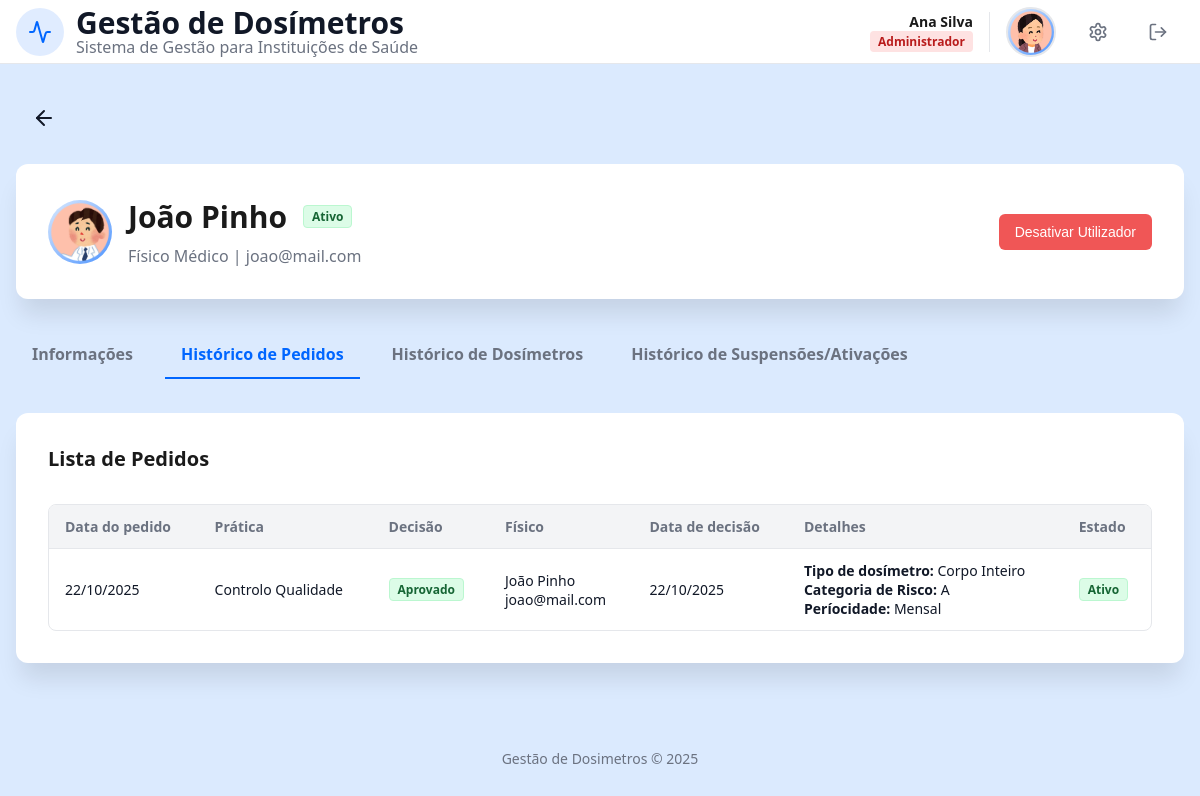
/user_details.php?idU=2&subtab=pedidos (signed in), run on the app's committed database.
### tables this page shows
CREATE TABLE User (
    idU INTEGER PRIMARY KEY AUTOINCREMENT,
    name TEXT NOT NULL,
    surname TEXT NOT NULL, 
    birthDate DATE NOT NULL,
    sex TEXT CHECK(sex IN ('Female', 'Male', 'Other')) NOT NULL,
    email TEXT UNIQUE NOT NULL, 
    password TEXT NOT NULL,
    phoneN TEXT CHECK(phoneN GLOB '+[0-9][0-9][0-9]*'),
    userType TEXT CHECK(userType IN ('Administrador', 'Físico Médico', 'Profissional de Saúde')) NOT NULL,
    userStatus BOOLEAN DEFAULT 1,
    profilePic TEXT DEFAULT 'foto/12225881.png'
);

CREATE TABLE ApprovedRequest (
    idA INTEGER PRIMARY KEY AUTOINCREMENT,
    idR INTEGER NOT NULL,
    idP INTEGER NOT NULL,
    approvalDate DATETIME NOT NULL,
    periodicity TEXT CHECK(periodicity IN ('Mensal','Trimestral')) NOT NULL,
    riskCategory TEXT CHECK(riskCategory IN ('A', 'B')) NOT NULL,
    dosimeterType TEXT CHECK(dosimeterType IN ('Corpo Inteiro','Extremidade')) NOT NULL,
    status TEXT CHECK(status IN ('Ativo', 'Suspenso')) DEFAULT 'Ativo',
    FOREIGN KEY (idR) REFERENCES DosimeterRequest(idR) ON DELETE CASCADE,
    FOREIGN KEY (idP) REFERENCES User(idU) ON DELETE CASCADE
);

CREATE TABLE DosimeterRequest (
    idR INTEGER PRIMARY KEY AUTOINCREMENT,
    idU INTEGER NOT NULL,
    pratica TEXT NOT NULL,
    requestDate DATETIME NOT NULL,
    decisionMade BOOLEAN DEFAULT 0,
    FOREIGN KEY (idU) REFERENCES User(idU) ON DELETE CASCADE
);

### database/user_details_db.php (called while the page is built, shortened)
<?php
function getUserFullDetails($db, $idU) {
    $stmt = $db->prepare("SELECT * FROM User WHERE idU = ?");
    $stmt->execute([$idU]);
    $user = $stmt->fetch();
    $extra = [];
    if ($user['userType'] === 'Profissional de Saúde') {
        $s = $db->prepare("SELECT profession, department FROM HealthProfessional WHERE idU = ?");
        $s->execute([$idU]);
        $extra = $s->fetch();
    } elseif ($user['userType'] === 'Físico Médico') {
        $extra = ['profession' => 'Físico Médico', 'department' => 'Física Médica'];
    }
    return array_merge($user, $extra ? $extra : []);
}
function getUserRequests($db, $idU) {
    $sql = "SELECT
                DR.idR, DR.requestDate, DR.pratica, DR.decisionMade,
                AR.approvalDate, AR.dosimeterType, AR.periodicity, AR.riskCategory, AR.status as ar_status,
                U_AP.name as ap_name, U_AP.surname as ap_surname, U_AP.email as ap_email,
                RR.rejectionDate, RR.comment as rejectionComment,
                U_REJ.name as rej_name, U_REJ.surname as rej_surname, U_REJ.email as rej_email
            FROM DosimeterRequest DR
            LEFT JOIN ApprovedRequest AR ON DR.idR = AR.idR
            LEFT JOIN RejectedRequest RR ON DR.idR = RR.idR
            LEFT JOIN User U_AP ON AR.idP = U_AP.idU
            LEFT JOIN User U_REJ ON RR.idP = U_REJ.idU
            WHERE DR.idU = ?
            ORDER BY DR.requestDate DESC";
    $stmt = $db->prepare($sql);
    $stmt->execute([$idU]);
    return $stmt->fetchAll();
}
?>

### templates/user_details_view.php (the view, shortened to what this page needs)
<?php
function renderUserHeaderCard($user) {
    $isActive = $user['userStatus'] == 1;
    $prof = isset($user['profession']) ? $user['profession'] : $user['userType'];
    ?>
    <div class="card mb2">
        <div class="header-flex">
            <div class="foto-circle-large">
                <img src="<?php echo htmlspecialchars($user['profilePic']); ?>" alt="Foto">
            </div>
            <div class="user-details-info">
                <div class="user-title-row">
                    <h2 class="titulo"><?php echo htmlspecialchars($user['name'].' '.$user['surname']); ?></h2>
                    <span class="role-badge <?php echo $isActive?'alert-success':'alert-error'; ?>">
                        <?php echo $isActive?'Ativo':'Inativo'; ?>
                    </span>
                </div>
                <p class="subtitulo"><?php echo htmlspecialchars($prof); ?> | <?php echo htmlspecialchars($user['email']); ?></p>
            </div>
            <form action="processa_admin.php" method="POST">
                <?php if($isActive): ?>
                    <button type="submit" class="btn btn-no">Desativar Utilizador</button>
                <?php else: ?>
                    <button type="submit" class="btn btn-save-profile">Ativar Utilizador</button>
                <?php endif; ?>
            </form>
        </div>
    </div>
    <?php
}
function renderUserTabs($idU, $currentTab) {
    ?>
    <div class="admin-tabs mb2">
        <a href="user_details.php?idU=<?php echo $idU; ?>&subtab=info" class="tab-link <?php echo $currentTab == 'info' ? 'active' : ''; ?>">Informações</a>
        <a href="user_details.php?idU=<?php echo $idU; ?>&subtab=pedidos" class="tab-link <?php echo $currentTab == 'pedidos' ? 'active' : ''; ?>">Histórico de Pedidos</a>
        <a href="user_details.php?idU=<?php echo $idU; ?>&subtab=dosimetros" class="tab-link <?php echo $currentTab == 'dosimetros' ? 'active' : ''; ?>">Histórico de Dosímetros</a>
        <a href="user_details.php?idU=<?php echo $idU; ?>&subtab=suspensoes" class="tab-link <?php echo $currentTab == 'suspensoes' ? 'active' : ''; ?>">Histórico de Suspensões/Ativações</a>
    </div>
    <?php
}
    ?>
    <?php
function renderUserRequestsTab($requests) {
    ?>
    <h3 class="titulo-separador mb1">Lista de Pedidos</h3>
    <div class="table-container">
        <table class="admin-table">
            <thead>
                <tr>
                    <th>Data do pedido</th>
                    <th>Prática</th>
                    <th>Decisão</th>
                    <th>Físico</th>
                    <th>Data de decisão</th>
                    <th>Detalhes</th>
                    <th>Estado</th>
                </tr>
            </thead>
            <tbody>
                <?php foreach ($requests as $r):
                    if (!$r['decisionMade']) {
                        $status = 'Pendente'; $badge = 'badge-gray';
                    } elseif ($r['approvalDate']) {
                        $status = 'Aprovado'; $badge = 'alert-success';
                    } else {
                        $status = 'Rejeitado'; $badge = 'alert-error';
                    }
                ?>
                <tr>
                    <td><?php echo date('d/m/Y', strtotime($r['requestDate'])); ?></td>
                    <td><?php echo htmlspecialchars($r['pratica']); ?></td>
                    <td><span class="role-badge <?php echo $badge; ?>"><?php echo $status; ?></span></td>
                    <td>
                        <?php if ($status === 'Aprovado'): ?>
                            <?php echo htmlspecialchars($r['ap_name'].' '.$r['ap_surname']); ?><br>
                            <?php echo htmlspecialchars($r['ap_email']); ?>
                        <?php elseif ($status === 'Rejeitado'): ?>
                            <?php echo htmlspecialchars($r['rej_name'].' '.$r['rej_surname']); ?><br>
                            <?php echo htmlspecialchars($r['rej_email']); ?>
                        <?php else: ?>
                            --
                        <?php endif; ?>
                    </td>
                    <td>
                        <?php if ($status === 'Aprovado'): ?>
                            <?php echo date('d/m/Y', strtotime($r['approvalDate'])); ?>
                        <?php elseif ($status === 'Rejeitado'): ?>
                            <?php echo date('d/m/Y', strtotime($r['rejectionDate'])); ?>
                        <?php else: ?>
                            --
                        <?php endif; ?>
                    </td>
                    <td>
                        <?php if ($status === 'Aprovado'): ?>
                            <strong>Tipo de dosímetro: </strong> <?php echo htmlspecialchars($r['dosimeterType']); ?><br>
                            <strong>Categoria de Risco: </strong> <?php echo htmlspecialchars($r['riskCategory']); ?><br>
                            <strong>Períocidade: </strong><?php echo htmlspecialchars($r['periodicity']); ?>
                        <?php elseif ($status === 'Rejeitado'): ?>
                            <strong>Motivo: </strong><?php echo htmlspecialchars($r['rejectionComment']); ?>
                        <?php else: ?>
                            ---
                        <?php endif; ?>
                    </td>
                    <td>
                        <?php if ($status === 'Aprovado'): ?>
                        <?php
                        $statusBadge = ($r['ar_status'] === 'Ativo') ? 'alert-success' : 'alert-error';
                        ?>
                        <span class="role-badge <?php echo $statusBadge; ?>">
                            <?php echo htmlspecialchars($r['ar_status']); ?>
                        </span>
                        <?php elseif ($status === 'Rejeitado'): ?>
                            ---
                        <?php else: ?>
                            <span class="role-badge badge-gray">Pendente</span>
                        <?php endif; ?>
                    </td>
                </tr>
                <?php endforeach; ?>
            </tbody>
        </table>
    </div>
    <?php
}
    ?>

### css/style.css (style rules this page uses)
:root { font-size: 16px; --primary: #0066ff; --primary-light: #4d94ff; --primary-dark: #0052cc; --white: #ffffff; --foreground: #1a1a1a; --border: #e5e7eb; --input-bg: #f9fafb; --muted: #6b7280; --background: #dbeafe; --background2: #b2cdf0; --bg-body: #f3f4f6; --text-main: #111827; --green:#166534; --green2: #15803d; --green3:#16a34a; --green-light: #dcfce7; --green-light2:#bbf7d0; --red:#991b1b; --red2: #ef4444e6; --red-light: #fee2e2; --red-light2:#fecaca; --badge-blue:#1d4ed8; --badge-purple: #7e22ce; --badge-purple-background:#f3e8ff; --badge-red: #b91c1c; --dosimetro1: #fff7ed; --borda1:#d97706; --dosimetro2:#f0fdf4; --cinza: #374151; --badge-yellow:#854d0e; --badge-yellow-background:#fef9c3; }
* { margin: 0;padding: 0;box-sizing: border-box; }
html, body { height: 100%; font-family: "Segoe UI", "Helvetica Neue", Arial, sans-serif; background: var(--background);color: var(--foreground); }
:where(p, h1, h2, button) { overflow-wrap: anywhere; word-break: break-word; }
a { text-decoration: none; }
.header-container, .profile-header-flex, .header-flex { display: flex; align-items: center; justify-content: space-between; }
.header-flex { padding: 0; gap: 1rem; flex-wrap: wrap; }
.titulo, .card1-title { font-size: 1.875rem; font-weight: bold; }
.titulo { color: var(--foreground); }
.subtitulo { font-size: 1rem; color: var(--muted); }
.titulo-separador { font-size:1.25rem; font-weight:600; }
.user-details-info { flex: 1; }
.mb2 { margin-bottom: 2rem; }
.mb1 { margin-bottom: 1rem; }
.btn { display: inline-flex; align-items: center; justify-content: center; padding: 10px 16px; font-size: 14px; font-weight: 500; border: none; border-radius: 6px; cursor: pointer; transition: all 0.2s ease; text-decoration: none; gap: 6px; }
.btn-no { background-color: var(--red2); color: var(--white); }
.card, .card1, .modal-box { background-color: var(--white); border-radius: 0.75rem; display: flex; flex-direction: column; }
.card { box-shadow: 0 20px 25px -5px rgba(0, 0, 0, 0.1); padding: 2rem; gap: 1rem; }
.role-badge, .etiqueta { font-size: 0.75rem; padding: 2px 8px; border-radius: 4px; font-weight: 600; display: inline-block; }
.badge-green, .alert-success { background-color: var(--green-light); color: var(--green); }
.alert-success { border: 1px solid var(--green-light2); }
.profile-pic, .foto-circle-large { background: linear-gradient(135deg, var(--background), var(--primary-light)); object-fit: cover; border-radius: 50%; }
.foto-circle-large { width: 4rem; height: 4rem; display: flex; align-items: center; justify-content: center; color: var(--white); font-weight: 700; font-size: 1.25rem; overflow: hidden; flex-shrink: 0; }
.foto-circle-large img { width: 100%; height: 100%; object-fit: cover; }
.user-title-row { display: flex; align-items: center; gap: 1rem; margin-bottom: 0.5rem; }
.admin-tabs { display: flex; gap: 1rem; margin-bottom: 2rem; overflow-x: auto; padding-bottom: 2px; }
.tab-link { padding: 0.75rem 1rem; color: var(--muted); text-decoration: none; font-size: 1rem; font-weight: 600; border-bottom: 2px solid transparent; transition: all 0.2s; white-space: nowrap; }
.tab-link.active { color: var(--primary); border-bottom-color: var(--primary); }
.table-container { width: 100%; overflow-x: auto; border: 1px solid var(--border); border-radius: 0.5rem; background-color: var(--white); }
.admin-table { width: 100%; border-collapse: collapse; font-size: 0.875rem; text-align: justify; }
.admin-table th { background-color: var(--bg-body); padding: 0.75rem 1rem; font-weight: 600; color: var(--muted);border-bottom: 1px solid var(--border); }
.admin-table td { padding: 0.75rem 1rem; border-bottom: 1px solid var(--border); color: var(--text-main); }
.admin-table tr:last-child td { border-bottom: none; }

### data on the page
user: profilePic (picture), name+surname "João Pinho", userType "Físico Médico", email "joao@mail.com"
approvedrequest: idR.requestDate "22/10/2025", idR.pratica "Controlo Qualidade", status "Aprovado", ap_surname "João Pinho", ap_email "joao@mail.com", approvalDate "22/10/2025", dosimeterType "Corpo Inteiro", riskCategory "A", periodicity "Mensal", status "Ativo"

### other printed values
$userName . ' ' . $userSurname "Ana Silva"
$roleLabel "Administrador"
